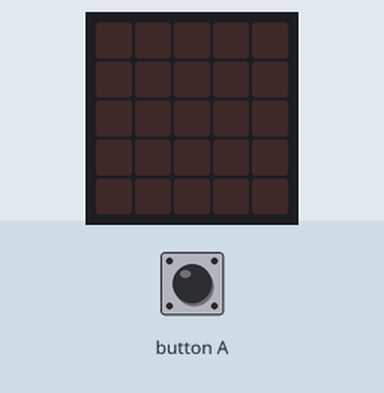
Recording of a program running on a simulated BBC micro:bit (MakeCode). On the bench: the board's 5×5 LED display. The inputs (shaded band) are chosen by the test bench.

Above: at 1.2 s.
1.3 s: button A pressed for 0.15 s
At 2.7 s:
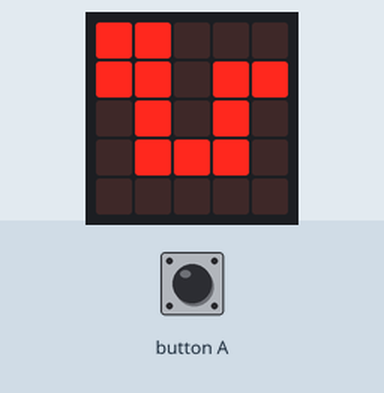
Timing chart, 0 to 4.3 s (numbered marks = the images above; inputs shaded):
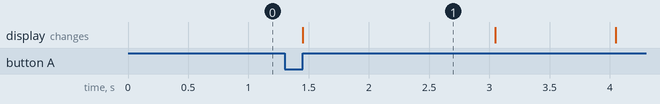

Measured:
- after the input at 1.3 s, the display: changes after 0.15 s (image 1)
- what the display in image 1 shows lasts 1.6 s, from 1.5 s to 3.1 s

The program:

Solution.py
```python
AnzahlSchlangen = 0

def on_button_pressed_a():
    global AnzahlSchlangen
    AnzahlSchlangen = 4
    for index in range(AnzahlSchlangen):
        for index2 in range(5):
            basic.show_icon(IconNames.SNAKE)
            basic.pause(1000)
            basic.clear_screen()
            basic.pause(1000)
input.on_button_pressed(Button.A, on_button_pressed_a)
```
